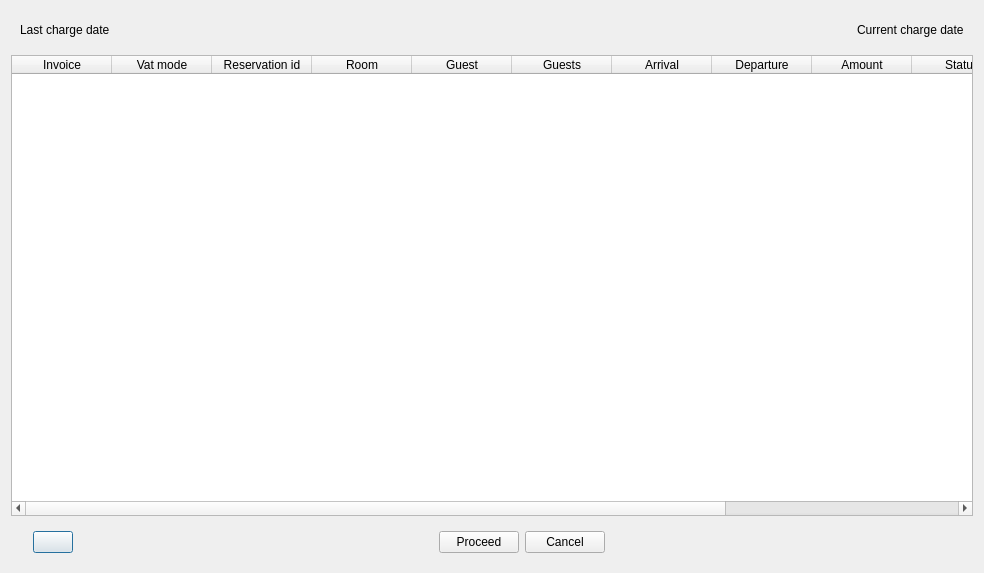
<?xml version="1.0" encoding="UTF-8"?>
<ui version="4.0">
 <class>DlgEndOfDay</class>
 <widget class="QDialog" name="DlgEndOfDay">
  <property name="geometry">
   <rect>
    <x>0</x>
    <y>0</y>
    <width>984</width>
    <height>573</height>
   </rect>
  </property>
  <property name="windowTitle">
   <string>Automatic room charge</string>
  </property>
  <layout class="QVBoxLayout" name="verticalLayout">
   <item>
    <widget class="QWidget" name="widget" native="true">
     <layout class="QHBoxLayout" name="horizontalLayout">
      <item>
       <widget class="QLabel" name="lbLastDate">
        <property name="text">
         <string>Last charge date</string>
        </property>
       </widget>
      </item>
      <item>
       <spacer name="horizontalSpacer">
        <property name="orientation">
         <enum>Qt::Horizontal</enum>
        </property>
        <property name="sizeHint" stdset="0">
         <size>
          <width>458</width>
          <height>20</height>
         </size>
        </property>
       </spacer>
      </item>
      <item>
       <widget class="QLabel" name="lbCurrentDate">
        <property name="text">
         <string>Current charge date</string>
        </property>
       </widget>
      </item>
     </layout>
    </widget>
   </item>
   <item>
    <widget class="EQTableWidget" name="tblCharges">
     <property name="editTriggers">
      <set>QAbstractItemView::NoEditTriggers</set>
     </property>
     <property name="selectionMode">
      <enum>QAbstractItemView::NoSelection</enum>
     </property>
     <column>
      <property name="text">
       <string>Invoice</string>
      </property>
     </column>
     <column>
      <property name="text">
       <string>Vat mode</string>
      </property>
     </column>
     <column>
      <property name="text">
       <string>Reservation id</string>
      </property>
     </column>
     <column>
      <property name="text">
       <string>Room</string>
      </property>
     </column>
     <column>
      <property name="text">
       <string>Guest</string>
      </property>
     </column>
     <column>
      <property name="text">
       <string>Guests</string>
      </property>
     </column>
     <column>
      <property name="text">
       <string>Arrival</string>
      </property>
     </column>
     <column>
      <property name="text">
       <string>Departure</string>
      </property>
     </column>
     <column>
      <property name="text">
       <string>Amount</string>
      </property>
     </column>
     <column>
      <property name="text">
       <string>Status</string>
      </property>
     </column>
     <column>
      <property name="text">
       <string>Action</string>
      </property>
     </column>
     <column>
      <property name="text">
       <string>Arrangement</string>
      </property>
     </column>
    </widget>
   </item>
   <item>
    <widget class="QWidget" name="widget_2" native="true">
     <layout class="QHBoxLayout" name="horizontalLayout_2">
      <item>
       <widget class="QLabel" name="lbSemaphore">
        <property name="text">
         <string/>
        </property>
        <property name="pixmap">
         <pixmap resource="res.qrc">:/images/ball-green.png</pixmap>
        </property>
        <property name="scaledContents">
         <bool>true</bool>
        </property>
       </widget>
      </item>
      <item>
       <widget class="QPushButton" name="btnRefresh">
        <property name="text">
         <string/>
        </property>
        <property name="icon">
         <iconset resource="res.qrc">
          <normaloff>:/images/refresh.png</normaloff>:/images/refresh.png</iconset>
        </property>
       </widget>
      </item>
      <item>
       <spacer name="horizontalSpacer_2">
        <property name="orientation">
         <enum>Qt::Horizontal</enum>
        </property>
        <property name="sizeHint" stdset="0">
         <size>
          <width>239</width>
          <height>20</height>
         </size>
        </property>
       </spacer>
      </item>
      <item>
       <widget class="QPushButton" name="btnOk">
        <property name="text">
         <string>Proceed</string>
        </property>
       </widget>
      </item>
      <item>
       <widget class="QPushButton" name="btnCancel">
        <property name="text">
         <string>Cancel</string>
        </property>
       </widget>
      </item>
      <item>
       <spacer name="horizontalSpacer_3">
        <property name="orientation">
         <enum>Qt::Horizontal</enum>
        </property>
        <property name="sizeHint" stdset="0">
         <size>
          <width>239</width>
          <height>20</height>
         </size>
        </property>
       </spacer>
      </item>
     </layout>
    </widget>
   </item>
  </layout>
 </widget>
 <customwidgets>
  <customwidget>
   <class>EQTableWidget</class>
   <extends>QTableWidget</extends>
   <header location="global">eqtablewidget.h</header>
  </customwidget>
 </customwidgets>
 <resources>
  <include location="res.qrc"/>
 </resources>
 <connections/>
</ui>
